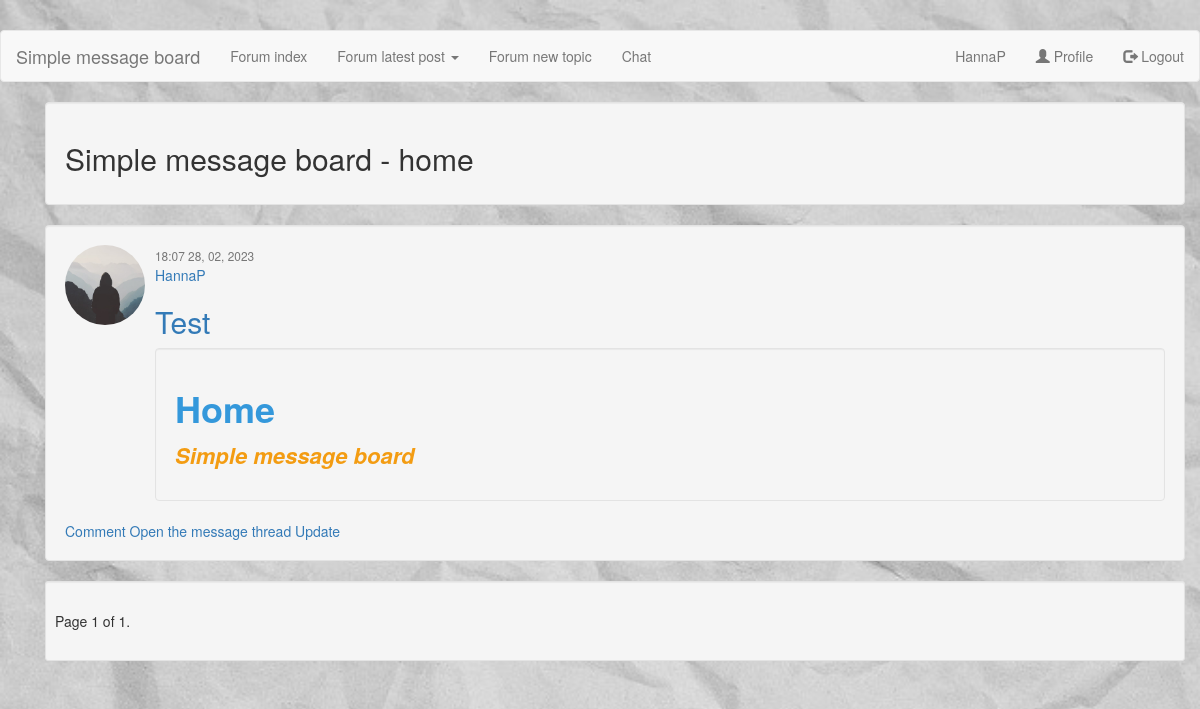
The app's page / (signed in) with its own data.
### forum/models.py (models this page shows, shortened)
class Home_page(models.Model):
    title = models.CharField(max_length=100, blank=False)
    content = RichTextField()
    public_post = models.BooleanField(default=False)
    date_posted = models.DateTimeField(default=timezone.now)
    date_last_save = models.DateTimeField(auto_now=timezone.now)
    author = models.ForeignKey(User, on_delete=models.CASCADE)

### users/models.py (models this page shows, shortened)
class Profile(models.Model):
    user = models.OneToOneField(User, on_delete=models.CASCADE)
    nickname = models.CharField(max_length=40, blank=True)
    club = models.CharField(max_length=200, blank=True)
    call = models.CharField(max_length=200, blank=True)
    qth = models.CharField(max_length=200, blank=True)
    address = models.CharField(max_length=200, blank=True)
    email_public = models.EmailField(max_length=200, blank=True)
    town = models.CharField(max_length=200, blank=True)
    country = models.CharField(max_length=200, blank=True)
    initial_chat = models.CharField(max_length=200, default='<p></p>')
    beep_sound = models.BooleanField(default=False)
    user_level= models.PositiveIntegerField(default=10)
    list_rows= models.PositiveIntegerField(default=10)
    items_in_page= models.PositiveIntegerField(default=10)
    messages_in_chat_page= models.PositiveIntegerField(default=10)
    image = models.ImageField(default='default.jpg', upload_to='profile_pics')

### forum/views.py (the view)
# urls.py: path('', views.home, name='message-board_home'),
def home(request):
    items_in_page_tmp = request.user.profile.items_in_page
    if items_in_page_tmp > 0:
        items_in_page_int = items_in_page_tmp
    else:
        items_in_page_int = 1
    if items_in_page_tmp > 50:
        items_in_page_int = 50
    db_data = Home_page.objects.all().order_by('-date_posted')
    paginator = Paginator(db_data, items_in_page_int)
    page_number = request.GET.get('page')
    page_data = paginator.get_page(page_number)
    dic_x = {
        'title': 'home',
        'title_page' : 'Home',
        'posts': page_data
    }
    return render(request, 'forum/home.html', dic_x)

### forum/templates/forum/home.html (shortened to what this page needs)
{% extends "forum/base.html" %}
{% block content %}
    <div class="well"><h2>Simple message board - {{ title }}</h2></div>
    {% for post in posts %}
        <div class="media">
            <div class="well">
                <div class="media-left">
                    <img src="{{ post.author.profile.image.url }}"class="img-circle special-img" style="width:80px">
                </div>
                <div class="media-body">
                    <small class="text-muted">{{ post.date_posted|date:"H:i d, m, Y" }}</small>
                    <br>
                    <a class="mr-2" href="{% url 'forum_user_info' post.id %}">
                        {% if post.author.profile.nickname %}
                        {{ post.author.profile.nickname }}
                        {% else %}
                        {{ post.author }}
                        {% endif %}
                    </a>
                <h2><a class="article-title" href="{% url 'forum_comment-create' post.id %}">{{ post.title }}</a></h2>
                <div class="well">
                    <p class="article-content">{{ post.content | safe }}</p>
                </div>
                <a class="mr-2" href="{% url 'forum_comment-create' post.id %}">Comment</a>
                <a class="mr-2" href="{% url 'forum_thread' post.id %}">Open the message thread</a>
                {% if post.author == user %}
                <a class="mr-2" href="{% url 'forum_all_update' post.id %}">Update</a>
                {% endif %}
            </div>
        </div>
    {% endfor %}
    <div class="well well-sm">
        <div class="pagination">
            <span class="step-links">
                <span class="current">
                    Page {{ posts.number }} of {{ posts.paginator.num_pages }}.
                </span>
            </span>
        </div>
    </div>
    </div>
{% endblock content %}

### records on screen
Home_page: author.profile.image (placeholder picture), date_posted "18:07 28, 02, 2023", author "HannaP", title "Test", content "Home Simple message board", shows "Update"

### other values on screen
{{ title }} "home"
{{ posts.number }} "1"
{{ posts.paginator.num_pages }} "1"
